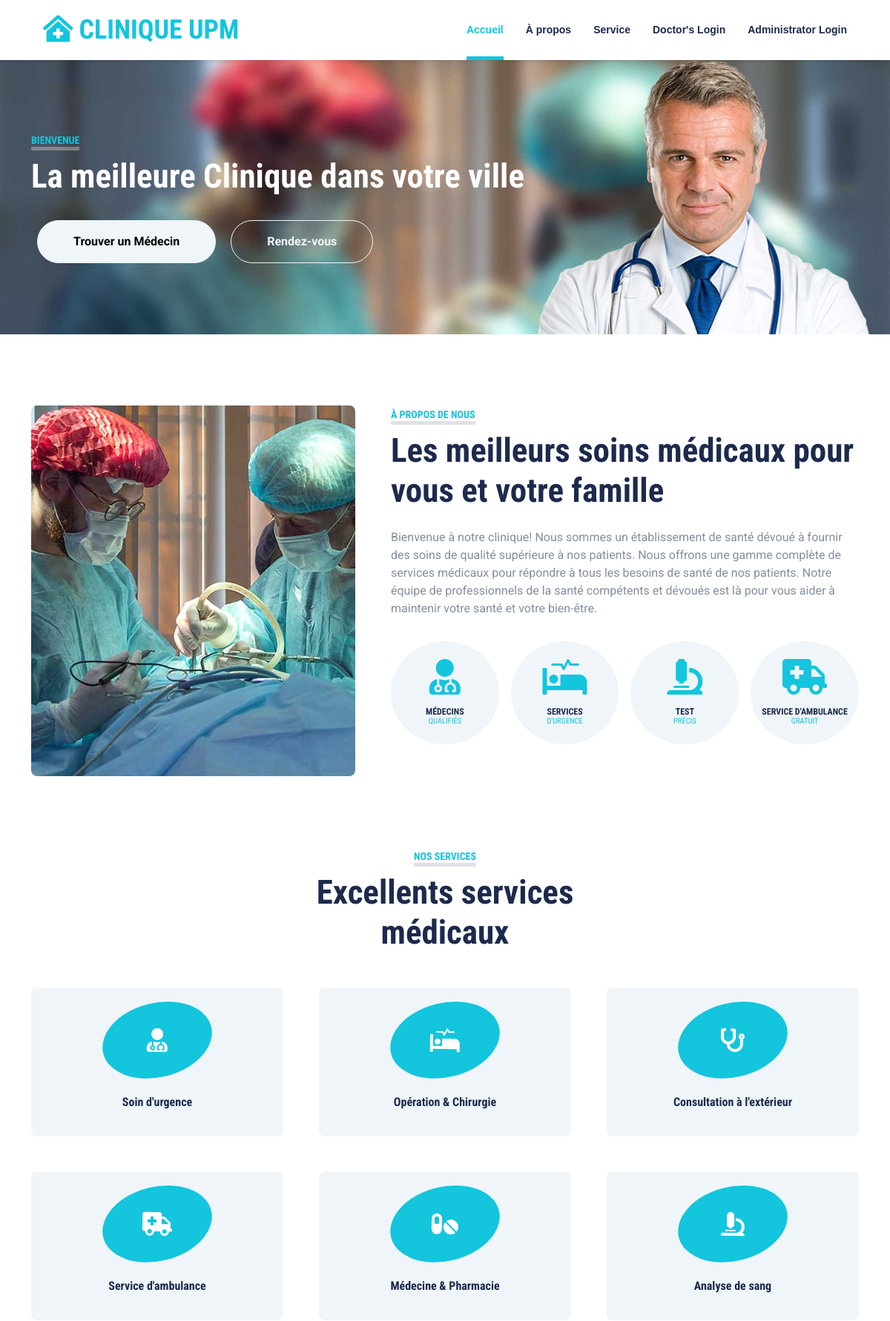
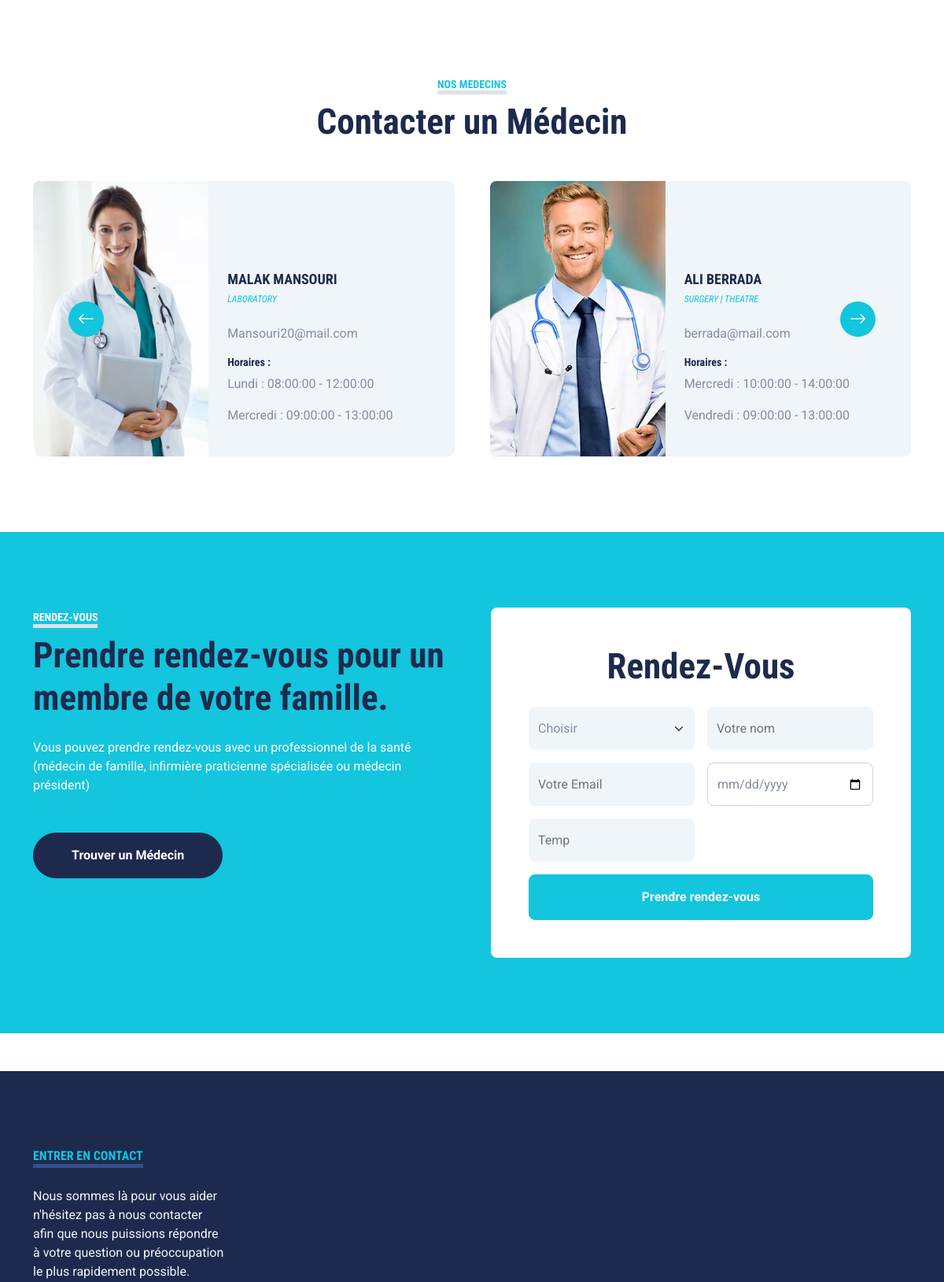
The page / (upper part) on the database its author committed (2 pictures, top to bottom).
### tables this page shows
CREATE TABLE `his_docs` (
  `doc_id` int(20) NOT NULL,
  `doc_fname` varchar(200) DEFAULT NULL,
  `doc_lname` varchar(200) DEFAULT NULL,
  `doc_email` varchar(200) DEFAULT NULL,
  `doc_pwd` varchar(200) DEFAULT NULL,
  `doc_dept` varchar(200) DEFAULT NULL,
  `doc_number` varchar(200) DEFAULT NULL,
  `doc_dpic` varchar(200) DEFAULT NULL,
  `doc_image` varchar(255) DEFAULT NULL
);

CREATE TABLE `doctors_schedule` (
  `id` int(30) NOT NULL,
  `doc_id` int(20) NOT NULL,
  `day` varchar(20) NOT NULL,
  `time_from` time NOT NULL,
  `time_to` time NOT NULL
);

### index.php (the view, shortened to what this page needs)
<!DOCTYPE html>
<html lang="en">
<head>
    <link rel="stylesheet" href="assets/css/animate-3.7.0.css">
    <link rel="stylesheet" href="assets/css/font-awesome-4.7.0.min.css">
    <link rel="stylesheet" href="assets/css/bootstrap-4.1.3.min.css">
    <link rel="stylesheet" href="assets/css/jquery.datetimepicker.min.css">
    <link rel="stylesheet" href="assets/css/linearicons.css">
    <link rel="stylesheet" href="assets/css/style.css">
    <link href="https://cdnjs.cloudflare.com/ajax/libs/font-awesome/5.15.0/css/all.min.css" rel="stylesheet">
    <link href="https://cdn.jsdelivr.net/npm/bootstrap-icons@1.4.1/font/bootstrap-icons.css" rel="stylesheet">
    <link href="assets/files/lib/owlcarousel/assets/owl.carousel.min.css" rel="stylesheet">
    <link href="assets/files/lib/tempusdominus/css/tempusdominus-bootstrap-4.min.css" rel="stylesheet" />
    <link href="assets/files/css/bootstrap.min.css" rel="stylesheet">
    <link href="assets/files/css/style.css" rel="stylesheet">
</head>
<body>
    <div class="container-fluid sticky-top bg-white shadow-sm">
        <div class="container">
            <nav class="navbar navbar-expand-lg bg-white navbar-light py-3 py-lg-0">
                <a href="index.php" class="navbar-brand">
                    <h2 class="m-0 text-uppercase text-primary"><i class="fa fa-clinic-medical me-2"></i>Clinique UPM</h2>
                </a>
                <div class="collapse navbar-collapse" id="navbarCollapse">
                    <div class="navbar-nav ms-auto py-0">
                        <a href="#accueil" class="nav-item nav-link active">Accueil</a>
                        <a href="#about" class="nav-item nav-link">À propos</a>
                        <a href="#service" class="nav-item nav-link">Service</a>
                        <a href="backend/doc/index.php" class="nav-item nav-link">Doctor's Login</a>
                        <a href="backend/admin/index.php" class="nav-item nav-link">Administrator Login</a>
                    </div>
                </div>
            </nav>
        </div>
    </div>
    <div class="container-fluid bg-primary py-5 mb-5 hero-header" id="accueil">
        <div class="container py-5">
            <div class="row justify-content-start">
                <div class="col-lg-8 text-center text-lg-start">
                    <h5 class="d-inline-block text-primary text-uppercase border-bottom border-5" style="border-color: rgba(256, 256, 256, .3) !important;">Bienvenue</h5>
                    <h1 class="display-1 text-white mb-md-4">La meilleure Clinique dans votre ville</h1>
                    <div class="pt-2">
                        <a href="#doctors" class="btn btn-light rounded-pill py-md-3 px-md-5 mx-2">Trouver un Médecin</a>
                        <a href="#rendezvous" class="btn btn-outline-light rounded-pill py-md-3 px-md-5 mx-2">Rendez-vous</a>
                    </div>
                </div>
            </div>
        </div>
    </div>
    <div class="container-fluid py-5" id="about">
        <div class="container">
            <div class="row gx-5">
                <div class="col-lg-5 mb-5 mb-lg-0" style="min-height: 500px;">
                    <div class="position-relative h-100">
                        <img class="position-absolute w-100 h-100 rounded" src="assets/files/img/about.jpg" style="object-fit: cover;">
                    </div>
                </div>
                <div class="col-lg-7">
                    <div class="mb-4">
                        <h5 class="d-inline-block text-primary text-uppercase border-bottom border-5">À propos de nous</h5>
                        <h1 class="display-4">Les meilleurs soins médicaux pour vous et votre famille</h1>
                    </div>
                    <p>Bienvenue à notre clinique! Nous sommes un établissement de santé dévoué à fournir des soins de qualité supérieure à nos patients. Nous offrons une gamme complète de services médicaux pour répondre à tous les besoins de santé de nos patients. Notre équipe de professionnels de la santé compétents et dévoués est là pour vous aider à maintenir votre santé et votre bien-être.</p>
                    <div class="row g-3 pt-3">
                        <div class="col-sm-3 col-6">
                            <div class="bg-light text-center rounded-circle py-4">
                                <i class="fa fa-3x fa-user-md text-primary mb-3"></i>
                                <h6 class="mb-0">Médecins<small class="d-block text-primary">Qualifiés</small></h6>
                            </div>
                        </div>
                        <div class="col-sm-3 col-6">
                            <div class="bg-light text-center rounded-circle py-4">
                                <i class="fa fa-3x fa-procedures text-primary mb-3"></i>
                                <h6 class="mb-0">Services<small class="d-block text-primary">D'urgence</small></h6>
                            </div>
                        </div>
                        <div class="col-sm-3 col-6">
                            <div class="bg-light text-center rounded-circle py-4">
                                <i class="fa fa-3x fa-microscope text-primary mb-3"></i>
                                <h6 class="mb-0">Test<small class="d-block text-primary">Précis</small></h6>
                            </div>
                        </div>
                        <div class="col-sm-3 col-6">
                            <div class="bg-light text-center rounded-circle py-4">
                                <i class="fa fa-3x fa-ambulance text-primary mb-3"></i>
                                <h6 class="mb-0">Service D'ambulance<small class="d-block text-primary">Gratuit</small></h6>
                            </div>
                        </div>
                    </div>
                </div>
            </div>
        </div>
    </div>
    <div class="container-fluid py-5" id="service">
        <div class="container">
            <div class="text-center mx-auto mb-5" style="max-width: 500px;">
                <h5 class="d-inline-block text-primary text-uppercase border-bottom border-5">Nos Services</h5>
                <h1 class="display-4">Excellents services médicaux</h1>
            </div>
            <div class="row g-5">
                <div class="col-lg-4 col-md-6">
                    <div class="service-item bg-light rounded d-flex flex-column align-items-center justify-content-center text-center">
                        <div class="service-icon mb-4">
                            <i class="fa fa-2x fa-user-md text-white"></i>
                        </div>
                        <h4 class="mb-3">Soin d'urgence</h4>
                    </div>
                </div>
                <div class="col-lg-4 col-md-6">
                    <div class="service-item bg-light rounded d-flex flex-column align-items-center justify-content-center text-center">
                        <div class="service-icon mb-4">
                            <i class="fa fa-2x fa-procedures text-white"></i>
                        </div>
                        <h4 class="mb-3">Opération & Chirurgie</h4>
                    </div>
                </div>
                <div class="col-lg-4 col-md-6">
                    <div class="service-item bg-light rounded d-flex flex-column align-items-center justify-content-center text-center">
                        <div class="service-icon mb-4">
                            <i class="fa fa-2x fa-stethoscope text-white"></i>
                        </div>
                        <h4 class="mb-3">Consultation à l'extérieur</h4>
                    </div>
                </div>
                <div class="col-lg-4 col-md-6">
                    <div class="service-item bg-light rounded d-flex flex-column align-items-center justify-content-center text-center">
                        <div class="service-icon mb-4">
                            <i class="fa fa-2x fa-ambulance text-white"></i>
                        </div>
                        <h4 class="mb-3">Service d'ambulance</h4>
                    </div>
                </div>
                <div class="col-lg-4 col-md-6">
                    <div class="service-item bg-light rounded d-flex flex-column align-items-center justify-content-center text-center">
                        <div class="service-icon mb-4">
                            <i class="fa fa-2x fa-pills text-white"></i>
                        </div>
                        <h4 class="mb-3">Médecine & Pharmacie</h4>
                    </div>
                </div>
                <div class="col-lg-4 col-md-6">
                    <div class="service-item bg-light rounded d-flex flex-column align-items-center justify-content-center text-center">
                        <div class="service-icon mb-4">
                            <i class="fa fa-2x fa-microscope text-white"></i>
                        </div>
                        <h4 class="mb-3">Analyse de sang</h4>
                    </div>
                </div>
            </div>
        </div>
    </div>
<div class="container-fluid py-5" id="doctors">
    <div class="container">
        <div class="text-center mx-auto mb-5" style="max-width: 500px;">
            <h5 class="d-inline-block text-primary text-uppercase border-bottom border-5">NOS MEDECINS</h5>
            <h1 class="display-4">Contacter un Médecin</h1>
        </div>
        <div class="owl-carousel team-carousel position-relative">
            <?php
            include('backend/admin/assets/inc/config.php');
            $result = $mysqli->query("SELECT * FROM his_docs");
            if (mysqli_num_rows($result) > 0) {
                while ($row = mysqli_fetch_assoc($result)) {
                    ?>
                    <div class="team-item">
                        <div class="row g-0 bg-light rounded overflow-hidden">
                            <div class="col-12 col-sm-5 h-100">
                                <img class="img-fluid h-100"
                                     src="backend/admin/assets/images/<?php echo $row['doc_image']; ?>"
                                     style="object-fit: cover;">
                            </div>
                            <div class="col-12 col-sm-7 h-100 d-flex flex-column">
                                <div class="mt-auto p-4">
                                    <h3><?php echo $row['doc_fname'] . ' ' . $row['doc_lname']; ?></h3>
                                    <h6 class="fw-normal fst-italic text-primary mb-4"><?php echo $row['doc_dept']; ?></h6>
                                    <p class="m-0"><?php echo $row['doc_email']; ?></p>
                                    <h5 class="mt-3">Horaires :</h5>
                                    <?php
                                    $schedule = $mysqli->query("SELECT * FROM doctors_schedule WHERE doc_id = ".$row['doc_id']);
                                    if (mysqli_num_rows($schedule) > 0) {
                                        while ($sched = mysqli_fetch_assoc($schedule)) {
                                            echo '<p>'.$sched['day'].' : '.$sched['time_from'].' - '.$sched['time_to'].'</p>';
                                        }
                                    } else {
                                        echo '<p>Aucun horaire disponible pour ce médecin.</p>';
                                    }
                                    ?>
                                </div>
                            </div>
                        </div>
                    </div>
                    <?php
                }
            }
            ?>
        </div>
    </div>
</div>
    <div class="container-fluid bg-primary my-5 py-5" id="rendezvous">
        <div class="container py-5">
            <div class="row gx-5">
                <div class="col-lg-6 mb-5 mb-lg-0">
                    <div class="mb-4">
                        <h5 class="d-inline-block text-white text-uppercase border-bottom border-5">Rendez-vous</h5>
                        <h1 class="display-4">Prendre rendez-vous pour un membre de votre famille.</h1>
                    </div>
                    <p class="text-white mb-5">Vous pouvez prendre rendez-vous avec un professionnel de la santé (médecin de famille, infirmière praticienne spécialisée ou médecin président)</p>
                    <a class="btn btn-dark rounded-pill py-3 px-5 me-3" href="#doctors">Trouver un Médecin</a>
                </div>
                <div class="col-lg-6">
                    <div class="bg-white text-center rounded p-5">
                        <h1 class="mb-4">Rendez-Vous</h1>
                        <form id="appointment-form" method="post">
                            <div class="row g-3">
                            <div class="col-12 col-sm-6">
                        <select class="form-select bg-light border-0" onchange="handleSelectChange(event.target.value)" style="height: 55px;" id="doctor" name="doctor">
                    <option value="" selected>Choisir</option>
                    </select>
</div>
                                <div class="col-12 col-sm-6">
                                    <input type="text" class="form-control bg-light border-0" placeholder="Votre nom" style="height: 55px;" name="name" Required>
                                </div>
                                <div class="col-12 col-sm-6">
                                    <input type="email" class="form-control bg-light border-0" placeholder="Votre Email" style="height: 55px;" name="email" Required>
                                </div>
                                <div class="col-12 col-sm-6">
                                    <div class="date" id="date" data-target-input="nearest">
                                        <input type="date"  name="date" class="form-control"
                                            class="form-control bg-light border-0 datetimepicker-input"
                                            onchange="handleDateChange(event)"
                                            placeholder="Date" style="height: 55px;" min="<?php echo date('Y-m-d'); ?>" max="">
                                    </div>
                                </div>
                                <div class="col-12 col-sm-6">
                                    <div class="time" id="time" data-target-input="nearest">
                                        <input type="text"
                                            class="form-control bg-light border-0 datetimepicker-input"
                                            placeholder="Temp" data-target="#time" data-toggle="datetimepicker" style="height: 55px;" name="time">
                                    </div>
                                </div>
                                <div class="col-12">
                                    <button class="btn btn-primary w-100 py-3" type="submit" id="submit-button">Prendre rendez-vous</button>
                                </div>
                            </div>
                        </form>
                    </div>
                </div>
            </div>
        </div>
    </div>
    <div class="container-fluid bg-dark text-light mt-5 py-5">
        <div class="container py-5">
            <div class="row g-5">
                <div class="col-lg-3 col-md-6">
                    <h4 class="d-inline-block text-primary text-uppercase border-bottom border-5 border-secondary mb-4">ENTRER EN CONTACT</h4>
                    <p class="mb-4">Nous sommes là pour vous aider n'hésitez pas à nous contacter afin que nous puissions répondre à votre question ou préoccupation le plus rapidement possible.</p>
                </div>
                <br>
            </div>
        </div>
    </div>
</body>
</html>

### rows shown on the page
his_docs: doc_image (picture), doc_fname "MALAK", doc_lname "MANSOURI", doc_dept "LABORATORY", doc_email "Mansouri20@mail.com"
doctors_schedule: day "Lundi", time_from "08:00:00", time_to "12:00:00"
doctors_schedule: day "Mercredi", time_from "09:00:00", time_to "13:00:00"
his_docs: doc_image (picture), doc_fname "ALI", doc_lname "BERRADA", doc_dept "SURGERY | THEATRE", doc_email "berrada@mail.com"
doctors_schedule: day "Mercredi", time_from "10:00:00", time_to "14:00:00"
doctors_schedule: day "Vendredi", time_from "09:00:00", time_to "13:00:00"
